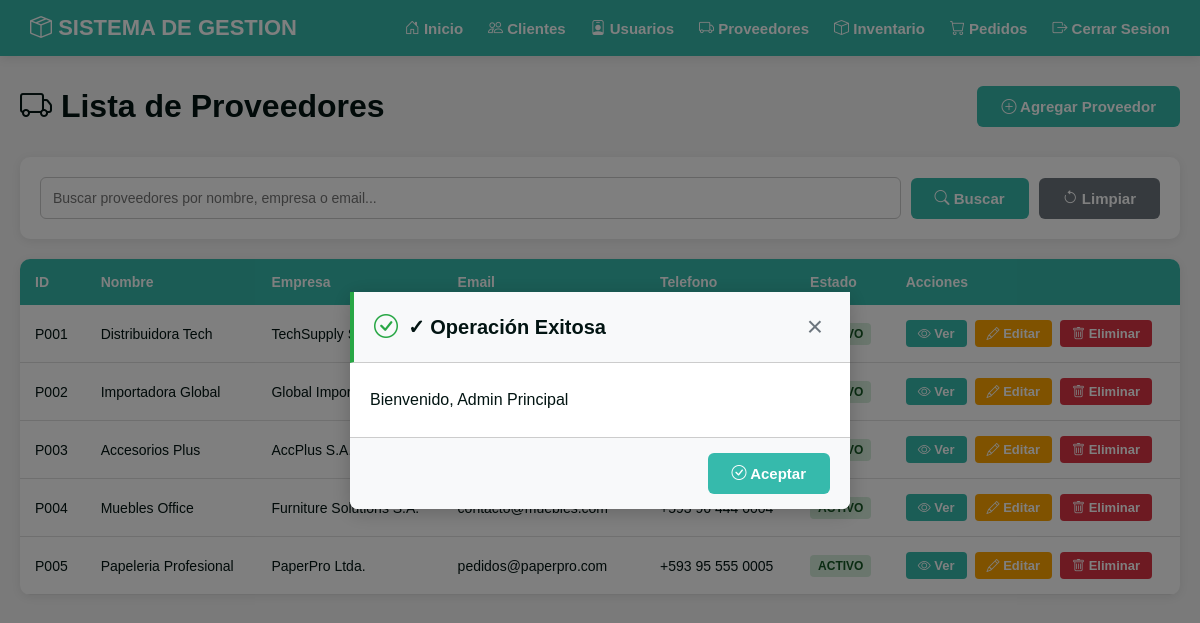
The page /index.php?modulo=proveedores&accion=lista (signed in) on the database its author committed.
### tables this page shows
CREATE TABLE IF NOT EXISTS proveedores (
    id INT AUTO_INCREMENT PRIMARY KEY,
    nombre VARCHAR(100) NOT NULL,
    empresa VARCHAR(100),
    email VARCHAR(100) NOT NULL UNIQUE,
    telefono VARCHAR(20),
    direccion TEXT,
    notas TEXT,
    estado ENUM('activo', 'inactivo') DEFAULT 'activo',
    fecha_registro TIMESTAMP DEFAULT CURRENT_TIMESTAMP,
    fecha_actualizacion TIMESTAMP DEFAULT CURRENT_TIMESTAMP ON UPDATE CURRENT_TIMESTAMP
);

### controlador/ProveedorControlador.php (called while the page is built, shortened)
<?php
require_once 'config/Conexion.php';
require_once 'dao/ProveedorDAO.php';
class ProveedorControlador {
    private $proveedorDAO;
    public function __construct() {
        $this->proveedorDAO = new ProveedorDAO();
    }
    public function lista() {
        $busqueda = isset($_GET['buscar']) ? trim($_GET['buscar']) : '';
        if (!empty($busqueda)) {
            $proveedores = $this->proveedorDAO->buscar($busqueda);
        } else {
            $proveedores = $this->proveedorDAO->obtenerTodos();
        }
        include 'vista/proveedores/lista.php';
    }
}
?>

### config/Conexion.php (called while the page is built, shortened)
<?php
class Conexion {
    private static $instancia = null;
    private $conexion;
    private $host = "localhost";
    private $usuario = "root";
    private $password = "admin";
    private $baseDatos = "sistema_gestion_clientes";
    private $charset = "utf8mb4";
    private function __construct() {
        try {
            $dsn = "mysql:host={$this->host};dbname={$this->baseDatos};charset={$this->charset}";
            $opciones = [
                PDO::ATTR_ERRMODE => PDO::ERRMODE_EXCEPTION,
                PDO::ATTR_DEFAULT_FETCH_MODE => PDO::FETCH_ASSOC,
                PDO::ATTR_EMULATE_PREPARES => false,
            ];
            $this->conexion = new PDO($dsn, $this->usuario, $this->password, $opciones);
        } catch (PDOException $e) {
            die("Error de conexion: " . $e->getMessage());
        }
    }
    public static function getInstancia() {
        if (self::$instancia === null) {
            self::$instancia = new self();
        }
        return self::$instancia;
    }
    public function getConexion() {
        return $this->conexion;
    }
}
?>

### dao/ProveedorDAO.php (called while the page is built, shortened)
<?php
require_once 'config/Conexion.php';
class ProveedorDAO {
    private $conexion;
    public function __construct() {
        $this->conexion = Conexion::getInstancia()->getConexion();
    }
    public function obtenerTodos() {
        try {
            $sql = "SELECT * FROM proveedores ORDER BY id ASC";
            $stmt = $this->conexion->query($sql);
            $proveedores = $stmt->fetchAll();
            foreach ($proveedores as $key => $proveedor) {
                $proveedores[$key]['numero'] = $key + 1;
            }
            return $proveedores;
        } catch (PDOException $e) {
            return [];
        }
    }
}
?>

### vista/proveedores/lista.php (the view, shortened to what this page needs)
<?php
include 'vista/layout/header.php';
?>
    <div class="container">
        <div class="page-header">
            <h1><i class="bi bi-truck"></i> Lista de Proveedores</h1>
            <a href="index.php?modulo=proveedores&accion=crear" class="btn btn-primary"><i class="bi bi-plus-circle"></i> Agregar Proveedor</a>
        </div>
        <div class="search-bar">
            <form method="get" action="index.php" id="searchForm">
                <div style="display: flex; gap: 10px;">
                    <input type="text" name="buscar" placeholder="Buscar proveedores por nombre, empresa o email..." value="<?php echo htmlspecialchars($busqueda ?? ''); ?>" style="flex: 1;">
                    <button type="submit" class="btn btn-primary"><i class="bi bi-search"></i> Buscar</button>
                    <a href="index.php?modulo=proveedores&accion=lista" class="btn btn-secondary"><i class="bi bi-arrow-counterclockwise"></i> Limpiar</a>
                </div>
            </form>
        </div>
        <div class="table-container">
            <table>
                <thead>
                    <tr>
                        <th>ID</th>
                        <th>Nombre</th>
                        <th>Empresa</th>
                        <th>Email</th>
                        <th>Telefono</th>
                        <th>Estado</th>
                        <th>Acciones</th>
                    </tr>
                </thead>
                <tbody>
                    <?php if (empty($proveedores)): ?>
                        <tr>
                            <td colspan="7" style="text-align: center; color: var(--color-gray-medium);">No se encontraron proveedores</td>
                        </tr>
                    <?php else: ?>
                        <?php foreach ($proveedores as $proveedor): ?>
                            <tr>
                                <td>P<?php echo str_pad($proveedor['numero'], 3, '0', STR_PAD_LEFT); ?></td>
                                <td><?php echo htmlspecialchars($proveedor['nombre']); ?></td>
                                <td><?php echo htmlspecialchars($proveedor['empresa']); ?></td>
                                <td><?php echo htmlspecialchars($proveedor['email']); ?></td>
                                <td><?php echo htmlspecialchars($proveedor['telefono']); ?></td>
                                <td>
                                    <span class="badge <?php echo $proveedor['estado'] == 'activo' ? 'badge-success' : 'badge-warning'; ?>">
                                        <?php echo ucfirst($proveedor['estado']); ?>
                                    </span>
                                </td>
                                <td>
                                    <div class="action-buttons">
                                        <a href="index.php?modulo=proveedores&accion=detalle&id=<?php echo $proveedor['id']; ?>" class="btn btn-sm btn-primary"><i class="bi bi-eye"></i> Ver</a>
                                        <a href="index.php?modulo=proveedores&accion=editar&id=<?php echo $proveedor['id']; ?>" class="btn btn-sm btn-warning"><i class="bi bi-pencil"></i> Editar</a>
                                        <a href="#" onclick="abrirConfirmModal('index.php?modulo=proveedores&accion=eliminar&id=<?php echo $proveedor['id']; ?>', '¿Está seguro de que desea eliminar este proveedor?')" class="btn btn-sm btn-danger"><i class="bi bi-trash"></i> Eliminar</a>
                                    </div>
                                </td>
                            </tr>
                        <?php endforeach; ?>
                    <?php endif; ?>
                </tbody>
            </table>
        </div>
    </div>
<?php include 'vista/layout/footer.php'; ?>

### css/estilos.css (style rules this page uses)
:root { --color-primary: #36baac; --color-dark: #021412; --color-white: #ffffff; --color-gray-light: #f5f5f5; --color-gray-medium: #6c757d; --color-gray-border: #ccc; --color-danger: #dc3545; --color-warning: #ffa500; --color-success: #28a745; }
* { margin: 0; padding: 0; box-sizing: border-box; }
body { font-family: "Century Gothic", Tahoma, Geneva, Verdana, sans-serif; background-color: var(--color-gray-light); min-height: 100vh; color: var(--color-dark); }
.container { max-width: 1400px; margin: 0 auto; padding: 30px 20px; }
.page-header { display: flex; justify-content: space-between; align-items: center; margin-bottom: 30px; flex-wrap: wrap; gap: 15px; }
.page-header h1 { color: var(--color-dark); font-size: 32px; margin: 0; }
.btn { padding: 12px 24px; border: none; border-radius: 6px; font-size: 15px; font-weight: 600; cursor: pointer; text-decoration: none; display: inline-block; transition: background-color 0.3s ease; text-align: center; }
.btn-primary { background-color: var(--color-primary); color: var(--color-white); }
.btn-secondary { background-color: var(--color-gray-medium); color: var(--color-white); }
.btn-danger { background-color: var(--color-danger); color: var(--color-white); }
.btn-warning { background-color: var(--color-warning); color: var(--color-white); }
.btn-sm { padding: 6px 12px; font-size: 13px; border-radius: 4px; }
.action-buttons { display: flex; gap: 8px; }
.search-bar { background-color: var(--color-white); padding: 20px; border-radius: 10px; box-shadow: 0 2px 10px rgba(0, 0, 0, 0.08); margin-bottom: 20px; }
.search-bar input { width: 100%; padding: 12px; border: 1px solid var(--color-gray-border); border-radius: 6px; font-size: 14px; }
.search-bar form { width: 100%; }
.search-bar form > div { display: flex; gap: 10px; align-items: center; }
.search-bar input[type="text"] { flex: 1; }
.table-container { background-color: var(--color-white); border-radius: 10px; box-shadow: 0 2px 10px rgba(0, 0, 0, 0.08); overflow: hidden; }
table { width: 100%; border-collapse: collapse; }
thead { background-color: var(--color-primary); color: var(--color-white); }
th { padding: 15px; text-align: left; font-weight: 600; font-size: 14px; }
td { padding: 15px; border-bottom: 1px solid #e0e0e0; color: var(--color-dark); font-size: 14px; }
input[type="text"], input[type="email"], input[type="password"], input[type="tel"], input[type="number"], input[type="date"], select, textarea { width: 100%; padding: 12px; border: 1px solid var(--color-gray-border); border-radius: 6px; font-size: 14px; font-family: "Century Gothic", Tahoma, Geneva, Verdana, sans-serif; transition: border-color 0.3s ease; }
.badge { display: inline-block; padding: 4px 8px; border-radius: 4px; font-size: 12px; font-weight: 600; text-transform: uppercase; }
.badge-success { background-color: #d4edda; color: #155724; }

### rows shown on the page
proveedores: id "001", nombre "Distribuidora Tech", empresa "TechSupply S.A."
proveedores: id "002", nombre "Importadora Global", empresa "Global Import Cia. Ltda."
proveedores: id "003", nombre "Accesorios Plus", empresa "AccPlus S.A."
proveedores: id "004", nombre "Muebles Office", empresa "Furniture Solutions S.A."
proveedores: id "005", nombre "Papeleria Profesional", empresa "PaperPro Ltda.", email "pedidos@paperpro.com", telefono "+593 95 555 0005", estado "ACTIVO"
